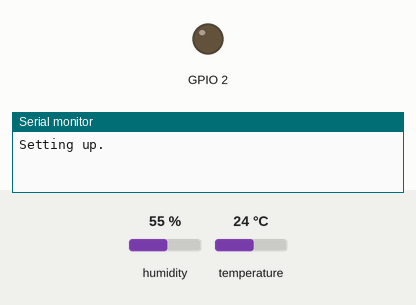
This program was run on a simulated ESP8266 (Wemos D1 mini). On the bench: output pins drawn as LEDs (lit = HIGH, except the on-board LED, lit = LOW), the last lines printed to the serial monitor. The test bench sets the inputs (shaded band); at power-on: humidity 55 %, temperature 24 °C.

Above: at 1.0 s.
At 6.5 s:
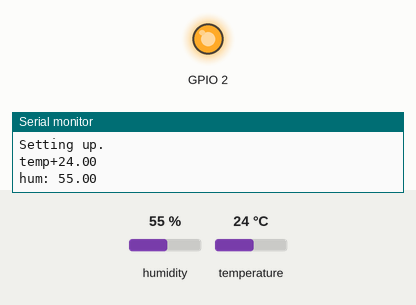
Timing chart, 0 to 12.2 s (numbered marks = the images above):
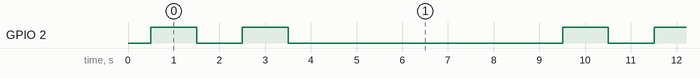

The program:

main.cpp
```cpp
#include <DHT.h>
#include <DHT_U.h>
#include <Adafruit_Sensor.h>
#include <PubSubClient.h>
#include <ESP8266WiFi.h>

#define DHTPIN 12
#define DHTTYPE DHT11

DHT_Unified dht(DHTPIN, DHTTYPE);

uint32_t delayMS;

void setup()
{
  Serial.begin(115200);
  dht.begin();
  pinMode(BUILTIN_LED, OUTPUT);
  sensor_t sensor;
  delay(500);
  Serial.println("Setting up.");
  delay(1);
  dht.temperature().getSensor(&sensor);
  dht.humidity().getSensor(&sensor);
  delayMS = sensor.min_delay / 1000;
}

void loop()
{
  sensors_event_t event;
  digitalWrite(BUILTIN_LED, HIGH);
  delay(1000);
  dht.temperature().getEvent(&event);
  if (!isnan(event.temperature))
    Serial.println("temp+" + String(event.temperature));
  digitalWrite(BUILTIN_LED, LOW);
  delay(1000);
  digitalWrite(BUILTIN_LED, HIGH);
  delay(1000);
  dht.humidity().getEvent(&event);

  if (!isnan(event.relative_humidity))
    Serial.println("hum: " + String(event.relative_humidity));
  digitalWrite(BUILTIN_LED, LOW);
  delay(1000);
  delay(5000);
}
```

Measured:
- by itself, GPIO 2: repeats every 9.0 s: LOW 1.0 s, HIGH 1.0 s, LOW 6.0 s, HIGH 1.0 s
- by itself, everything shown: repeats every 9.0 s, in 4 steps
